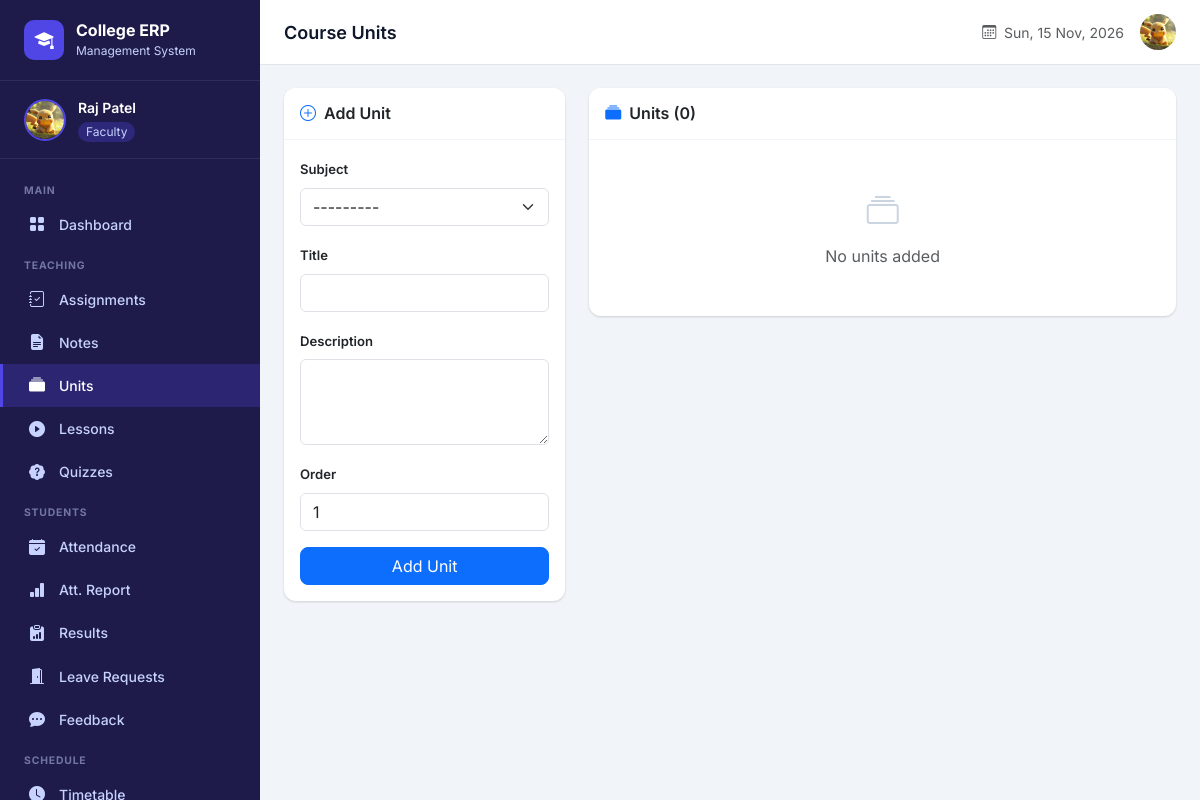
The app's page /lms/units/ (signed in) with its own data.
### faculty/models.py (models this page shows, shortened)
class Staff(models.Model):
    ROLE_CHOICES = (
         ('dean', 'Dean'),
        ('faculty', 'Faculty'),
        ('hod', 'Head of Department'),
    )
    GENDER_CHOICES = (
        ('male', 'Male'),
        ('female', 'Female'),
        ('other', 'Other'),
    )
    user = models.OneToOneField(User, on_delete=models.CASCADE, related_name='staff_profile')
    staff_id = models.CharField(max_length=20, unique=True)
    name = models.CharField(max_length=100)
    email = models.EmailField(unique=True)
    mobile= models.CharField(
        max_length=10,
        validators=[mobile_validator])
    gender = models.CharField(max_length=10, choices=GENDER_CHOICES, default='male')
    dob = models.DateField(null=True, blank=True)
    image = models.ImageField(upload_to='staff_images/', blank=True, null=True)
    role = models.CharField(max_length=20, choices=ROLE_CHOICES, default='faculty')
    department = models.ForeignKey(
        'account.Department', on_delete=models.SET_NULL,
        null=True, blank=True, related_name='staff_members'
    )
    qualification = models.CharField(max_length=200, blank=True)
    experience = models.CharField(max_length=200, blank=True)
    address = models.TextField(blank=True)
    joining_date = models.DateField(null=True, blank=True)
    is_active = models.BooleanField(default=True)
    created_at = models.DateTimeField(auto_now_add=True)
    class Meta:
        ordering = ['name']
        verbose_name = 'Staff'
        verbose_name_plural = 'Staff Members'

### LMS/views.py (the view)
    def wrapper(request, *args, **kwargs):
        if not request.user.is_authenticated:
            return redirect('login')
        return view_func(request, *args, **kwargs)

### LMS/forms.py
class UnitForm(forms.ModelForm):
    class Meta:
        model = Unit
        fields = ['subject', 'title', 'description', 'order']
        widgets = {
            'subject': forms.Select(attrs={'class': 'form-select'}),
            'title': forms.TextInput(attrs={'class': 'form-control'}),
            'description': forms.Textarea(attrs={'class': 'form-control', 'rows': 3}),
            'order': forms.NumberInput(attrs={'class': 'form-control'}),
        }

### LMS/views.py (called while the page is built)
def faculty_required(view_func):
    def wrapper(request, *args, **kwargs):
        if not request.user.is_authenticated:
            return redirect('login')
        return view_func(request, *args, **kwargs)
    wrapper.__name__ = view_func.__name__
    return wrapper

def get_staff(request):
    try:
        return request.user.staff_profile
    except (Staff.DoesNotExist, AttributeError):
        return None

@faculty_required
def faculty_units(request):
    staff = get_staff(request)
    subjects = Subject.objects.filter(faculty=staff)
    units = Unit.objects.filter(subject__in=subjects).select_related('subject')
    form = UnitForm(request.POST or None)
    if request.method == 'POST' and form.is_valid():
        form.save()
        messages.success(request, "Unit added.")
        return redirect('faculty_units')
    return render(request, 'faculty/units.html', {'units': units, 'form': form, 'staff': staff})

### templates/faculty/units.html (shortened to what this page needs)
{% extends "faculty/base_faculty.html" %}
{% block page_title %}Course Units{% endblock %}
{% block content %}
<div class="row g-4">
  <div class="col-lg-4">
    <div class="card">
      <div class="card-header py-3"><h6 class="mb-0 fw-semibold"><i class="bi bi-plus-circle text-primary me-2"></i>Add Unit</h6></div>
      <div class="card-body">
        <form method="POST" action="{% url 'faculty_units' %}">{% csrf_token %}
          {% for field in form %}<div class="mb-3"><label class="form-label fw-semibold" style="font-size:.82rem">{{ field.label }}</label>{{ field }}</div>{% endfor %}
          <button type="submit" class="btn btn-primary w-100 rounded-3">Add Unit</button>
        </form>
      </div>
    </div>
  </div>
  <div class="col-lg-8">
    <div class="card">
      <div class="card-header py-3"><h6 class="mb-0 fw-semibold"><i class="bi bi-collection-fill text-primary me-2"></i>Units ({{ units|length }})</h6></div>
      <div class="card-body p-0">
        {% for unit in units %}<div class="p-3 border-bottom"><div class="fw-semibold" style="font-size:.875rem">Unit {{ unit.order }}: {{ unit.title }}</div><div class="text-muted" style="font-size:.8rem">{{ unit.subject.subject_name }}{% if unit.description %} &bull; {{ unit.description|truncatechars:60 }}{% endif %}</div></div>{% empty %}<div class="text-center py-5 text-muted"><i class="bi bi-collection" style="font-size:2rem;color:#cbd5e1"></i><div class="mt-2">No units added</div></div>{% endfor %}
      </div>
    </div>
  </div>
</div>
{% endblock %}

### templates/faculty/base_faculty.html (shortened to what this page needs)
{% extends "base/layout.html" %}
{% block sidebar_user %}
  {% if staff %}
    {% if staff.image %}
      <img src="{{ staff.image.url }}" alt="{{ staff.name }}"/>
    {% else %}
      <div class="user-avatar-placeholder">{{ staff.name|first|upper }}</div>
    {% endif %}
    <div class="user-info">
      <div class="user-name">{{ staff.name }}</div>
      <span class="user-role">{{ staff.get_role_display }}</span>
    </div>
  {% endif %}
{% endblock %}
{% block sidebar_nav %}
  <div class="sidebar-section-label">Main</div>
  <a href="{% url 'faculty_dashboard' %}"><i class="bi bi-grid-fill"></i> Dashboard</a>
  <div class="sidebar-section-label">Teaching</div>
  <a href="{% url 'faculty_assignments' %}"><i class="bi bi-journal-check"></i> Assignments</a>
  <a href="{% url 'faculty_notes' %}"><i class="bi bi-file-earmark-text-fill"></i> Notes</a>
  <a href="{% url 'faculty_units' %}"><i class="bi bi-collection-fill"></i> Units</a>
  <a href="{% url 'faculty_lessons' %}"><i class="bi bi-play-circle-fill"></i> Lessons</a>
  <a href="{% url 'faculty_quizzes' %}"><i class="bi bi-patch-question-fill"></i> Quizzes</a>
  <div class="sidebar-section-label">Students</div>
  <a href="{% url 'faculty_attendance' %}"><i class="bi bi-calendar-check-fill"></i> Attendance</a>
  <a href="{% url 'attendance_report' %}"><i class="bi bi-bar-chart-fill"></i> Att. Report</a>
  <a href="{% url 'faculty_results' %}"><i class="bi bi-clipboard-data-fill"></i> Results</a>
  <a href="{% url 'faculty_leave_requests' %}"><i class="bi bi-door-open-fill"></i> Leave Requests</a>
  <a href="{% url 'faculty_feedback' %}"><i class="bi bi-chat-dots-fill"></i> Feedback</a>
  <div class="sidebar-section-label">Schedule</div>
  <a href="{% url 'faculty_timetable' %}"><i class="bi bi-clock-fill"></i> Timetable</a>
{% endblock %}
{% block topbar_right %}
  {% if staff and staff.image %}
    <img src="{{ staff.image.url }}" class="topbar-avatar" alt="{{ staff.name }}"/>
  {% elif staff %}
    <div style="width:36px;height:36px;background:#4f46e5;border-radius:50%;display:flex;align-items:center;justify-content:center;color:white;font-weight:600">
      {{ staff.name|first|upper }}
    </div>
  {% endif %}
{% endblock %}

### templates/base/layout.html (style rules this page uses)
:root { --sidebar-width: 260px; --topbar-height: 64px; --primary: #4f46e5; --primary-dark: #3730a3; --sidebar-bg: #1e1b4b; --sidebar-hover: #312e81; --sidebar-text: #c7d2fe; --sidebar-active: #4f46e5; --card-shadow: 0 1px 3px rgba(0,0,0,.1), 0 1px 2px rgba(0,0,0,.06); }
* { font-family: 'Inter', sans-serif; }
body { background: #f1f5f9; min-height: 100vh; }
.sidebar-user img { width: 42px; height: 42px; border-radius: 50%; object-fit: cover; border: 2px solid var(--primary); }
.sidebar-user .user-info .user-name { color: white; font-weight: 600; font-size: .875rem; }
.sidebar-user .user-info .user-role { color: var(--sidebar-text); font-size: .75rem; background: rgba(79,70,229,.3); padding: 1px 8px; border-radius: 20px; display: inline-block; margin-top: 2px; }
.sidebar-section-label { color: rgba(199,210,254,.5); font-size: .65rem; font-weight: 700; text-transform: uppercase; letter-spacing: .08em; padding: .75rem 1.5rem .25rem; }
.sidebar-nav a { display: flex; align-items: center; gap: .75rem; padding: .6rem 1.5rem; color: var(--sidebar-text); text-decoration: none; font-size: .875rem; font-weight: 500; transition: all .15s; border-left: 3px solid transparent; }
.sidebar-nav a.active { background: rgba(79,70,229,.25); color: white; border-left-color: var(--primary); }
.sidebar-nav a i { font-size: 1rem; width: 20px; text-align: center; }
.topbar .topbar-avatar { width: 36px; height: 36px; border-radius: 50%; object-fit: cover; cursor: pointer; }
.card { border: none; box-shadow: var(--card-shadow); border-radius: 12px; }
.card-header { background: white; border-bottom: 1px solid #f1f5f9; border-radius: 12px 12px 0 0 !important; }

### records on screen
Staff: image (picture), name "Raj Patel", role "Faculty"

### other values on screen
{{ field.label }} "Subject" "Title" "Description" "Order"
{{ units|length }} "0"
